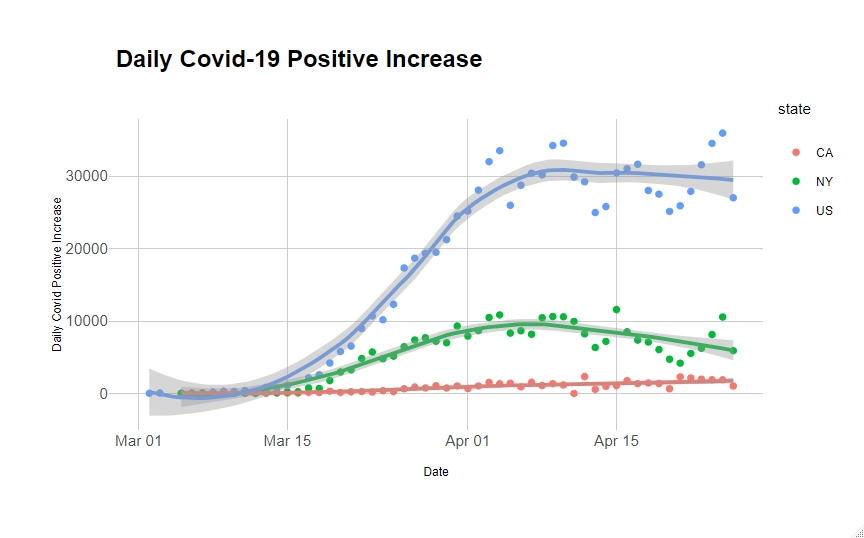

Reproduce this figure in R.
# Plots daily increases for California, New York, and the entire US.
# Data is taken dynamically from the Covid Tracking Project
# https://covidtracking.com/api/v1/states/daily.csv

library(tidyverse)
library(plotly)
library(ggplot2)
library(dplyr)
library(hrbrthemes)

#cvt <- read_csv ("cvt_daily.csv", col_types = cols (date = "c"))
cvt <- read_csv (url("https://covidtracking.com/api/v1/states/daily.csv"), col_types = cols (date = "c"))
cvt$date <- as.Date(cvt$date,format="%Y%m%d")
cvt_newpos <- select(cvt, date, state, positiveIncrease)

cvt_ca <- cvt_newpos %>% filter(state=='CA')
cvt_ny <- cvt_newpos %>% filter(state=='NY')

cvt_us <- cvt_newpos %>% 
  group_by(date) %>% 
  summarise(positiveIncrease = sum(positiveIncrease), state = 'US')
cvt_us_ca_ny <- rbind(cvt_us, cvt_ca, cvt_ny)


g <- ggplot() + 
            geom_point(data=cvt_us_ca_ny,  aes(x=date, y=positiveIncrease, col=state)) +
            geom_smooth(data=cvt_ny, aes(x=date, y=positiveIncrease, color="NY")) +
            geom_smooth(data=cvt_ca, aes(x=date, y=positiveIncrease, color="CA")) +
            geom_smooth(data=cvt_us, aes(x=date, y=positiveIncrease, color="US")) +
            scale_x_date(limits=as.Date(c("2020-03-01", Sys.Date()))) +
            labs(x = "Date", y = "Daily Covid Positive Increase", 
                 title = "Daily Covid-19 Positive Increase", subtitle = "Data from the Covid Tracking Project") +
            theme_ipsum()

ggplotly(g)
